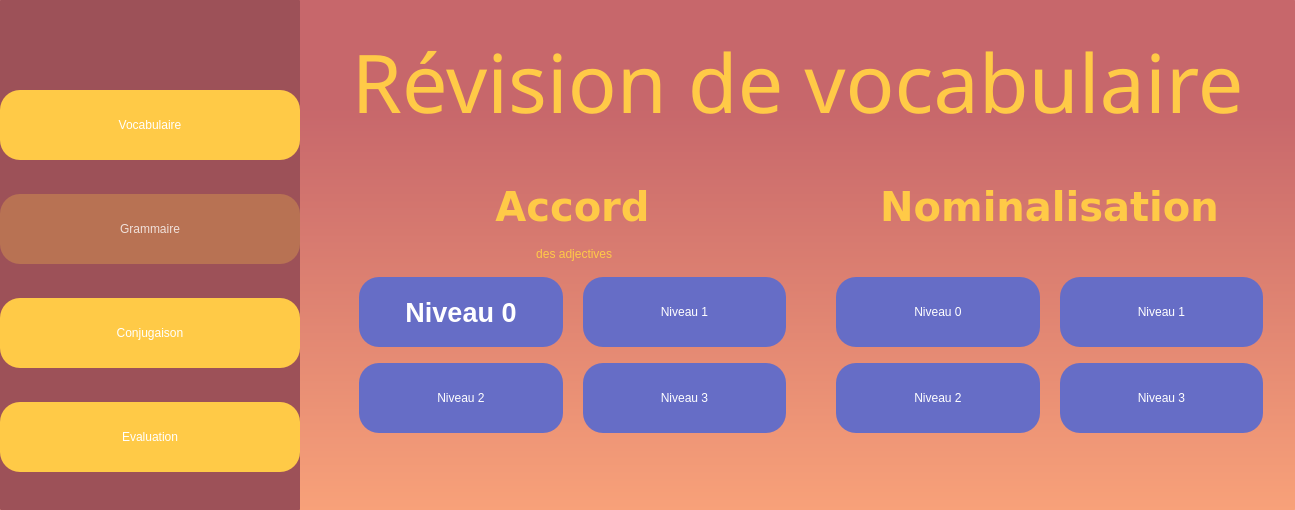
<?xml version="1.0" encoding="UTF-8"?>
<ui version="4.0">
 <class>MainWindow</class>
 <widget class="QMainWindow" name="MainWindow">
  <property name="geometry">
   <rect>
    <x>0</x>
    <y>0</y>
    <width>1295</width>
    <height>510</height>
   </rect>
  </property>
  <property name="windowTitle">
   <string>MainWindow</string>
  </property>
  <property name="styleSheet">
   <string notr="true">border-radius: 1px</string>
  </property>
  <widget class="QWidget" name="centralwidget">
   <property name="styleSheet">
    <string notr="true">background-color: qlineargradient(spread:pad, x1:1, y1:0.21, x2:1, y2:1, stop:0 rgba(199, 103, 107, 255), stop:1 rgba(248, 161, 121, 255));</string>
   </property>
   <layout class="QGridLayout" name="gridLayout_4">
    <property name="leftMargin">
     <number>0</number>
    </property>
    <property name="topMargin">
     <number>0</number>
    </property>
    <property name="rightMargin">
     <number>0</number>
    </property>
    <property name="bottomMargin">
     <number>0</number>
    </property>
    <property name="spacing">
     <number>0</number>
    </property>
    <item row="0" column="0">
     <widget class="QFrame" name="side_menu">
      <property name="minimumSize">
       <size>
        <width>0</width>
        <height>0</height>
       </size>
      </property>
      <property name="maximumSize">
       <size>
        <width>300</width>
        <height>16777215</height>
       </size>
      </property>
      <property name="layoutDirection">
       <enum>Qt::LeftToRight</enum>
      </property>
      <property name="styleSheet">
       <string notr="true">background-color: rgb(157, 81, 88);</string>
      </property>
      <property name="frameShape">
       <enum>QFrame::StyledPanel</enum>
      </property>
      <property name="frameShadow">
       <enum>QFrame::Raised</enum>
      </property>
      <layout class="QGridLayout" name="gridLayout">
       <property name="leftMargin">
        <number>0</number>
       </property>
       <property name="topMargin">
        <number>0</number>
       </property>
       <property name="rightMargin">
        <number>0</number>
       </property>
       <property name="bottomMargin">
        <number>0</number>
       </property>
       <property name="spacing">
        <number>0</number>
       </property>
       <item row="6" column="0">
        <widget class="QToolButton" name="btn_to_eval">
         <property name="maximumSize">
          <size>
           <width>500</width>
           <height>70</height>
          </size>
         </property>
         <property name="cursor">
          <cursorShape>PointingHandCursor</cursorShape>
         </property>
         <property name="styleSheet">
          <string notr="true">background-color: rgb(255, 202, 71);
border-radius: 20px;
color: white;
font: 700 22pt &quot;Segoe UI Variable Display&quot;;</string>
         </property>
         <property name="text">
          <string>Evaluation</string>
         </property>
        </widget>
       </item>
       <item row="2" column="0">
        <widget class="QToolButton" name="btn_to_vocab">
         <property name="enabled">
          <bool>true</bool>
         </property>
         <property name="sizePolicy">
          <sizepolicy hsizetype="Preferred" vsizetype="Maximum">
           <horstretch>0</horstretch>
           <verstretch>0</verstretch>
          </sizepolicy>
         </property>
         <property name="maximumSize">
          <size>
           <width>500</width>
           <height>70</height>
          </size>
         </property>
         <property name="cursor">
          <cursorShape>PointingHandCursor</cursorShape>
         </property>
         <property name="layoutDirection">
          <enum>Qt::LeftToRight</enum>
         </property>
         <property name="styleSheet">
          <string notr="true">background-color: rgb(255, 202, 71);
border-radius: 20px;
color: white;
font: 700 22pt &quot;Segoe UI Variable Display&quot;;</string>
         </property>
         <property name="text">
          <string>Vocabulaire</string>
         </property>
        </widget>
       </item>
       <item row="5" column="0">
        <widget class="QToolButton" name="btn_to_conj">
         <property name="maximumSize">
          <size>
           <width>500</width>
           <height>70</height>
          </size>
         </property>
         <property name="cursor">
          <cursorShape>PointingHandCursor</cursorShape>
         </property>
         <property name="styleSheet">
          <string notr="true">background-color: rgb(255, 202, 71);
border-radius: 20px;
color: white;
font: 700 22pt &quot;Segoe UI Variable Display&quot;;</string>
         </property>
         <property name="text">
          <string>Conjugaison</string>
         </property>
        </widget>
       </item>
       <item row="3" column="0">
        <widget class="QToolButton" name="toolButton_2">
         <property name="enabled">
          <bool>false</bool>
         </property>
         <property name="maximumSize">
          <size>
           <width>500</width>
           <height>70</height>
          </size>
         </property>
         <property name="cursor">
          <cursorShape>PointingHandCursor</cursorShape>
         </property>
         <property name="styleSheet">
          <string notr="true">background-color: rgba(255, 202, 71,70);
border-radius: 20px;
color: rgba(255,255,255,200);
font: 700 22pt &quot;Segoe UI Variable Display&quot;;</string>
         </property>
         <property name="text">
          <string>Grammaire</string>
         </property>
        </widget>
       </item>
       <item row="1" column="0">
        <spacer name="verticalSpacer">
         <property name="orientation">
          <enum>Qt::Vertical</enum>
         </property>
         <property name="sizeType">
          <enum>QSizePolicy::Fixed</enum>
         </property>
         <property name="sizeHint" stdset="0">
          <size>
           <width>41</width>
           <height>56</height>
          </size>
         </property>
        </spacer>
       </item>
      </layout>
     </widget>
    </item>
    <item row="0" column="1">
     <widget class="QWidget" name="main_menu" native="true">
      <layout class="QGridLayout" name="gridLayout_5">
       <property name="topMargin">
        <number>26</number>
       </property>
       <item row="0" column="0">
        <widget class="QFrame" name="title_frame">
         <property name="maximumSize">
          <size>
           <width>16777215</width>
           <height>200</height>
          </size>
         </property>
         <property name="styleSheet">
          <string notr="true">background-color: rgba(255, 255, 255,0);</string>
         </property>
         <property name="frameShape">
          <enum>QFrame::StyledPanel</enum>
         </property>
         <property name="frameShadow">
          <enum>QFrame::Raised</enum>
         </property>
         <layout class="QGridLayout" name="gridLayout_2">
          <property name="leftMargin">
           <number>0</number>
          </property>
          <property name="topMargin">
           <number>0</number>
          </property>
          <property name="rightMargin">
           <number>0</number>
          </property>
          <property name="bottomMargin">
           <number>0</number>
          </property>
          <property name="spacing">
           <number>0</number>
          </property>
          <item row="0" column="0">
           <widget class="QLabel" name="label">
            <property name="font">
             <font>
              <family>Sitka Heading Semibold</family>
              <pointsize>61</pointsize>
             </font>
            </property>
            <property name="styleSheet">
             <string notr="true">color:rgb(255, 202, 71);
background-color: rgba(255, 255, 255,0);</string>
            </property>
            <property name="text">
             <string>Révision de vocabulaire</string>
            </property>
            <property name="alignment">
             <set>Qt::AlignCenter</set>
            </property>
           </widget>
          </item>
         </layout>
        </widget>
       </item>
       <item row="1" column="0">
        <widget class="QFrame" name="content_frame">
         <property name="styleSheet">
          <string notr="true">background-color: rgba(255, 255, 255,0);</string>
         </property>
         <property name="frameShape">
          <enum>QFrame::StyledPanel</enum>
         </property>
         <property name="frameShadow">
          <enum>QFrame::Raised</enum>
         </property>
         <layout class="QGridLayout" name="gridLayout_3">
          <property name="sizeConstraint">
           <enum>QLayout::SetDefaultConstraint</enum>
          </property>
          <property name="leftMargin">
           <number>50</number>
          </property>
          <property name="topMargin">
           <number>40</number>
          </property>
          <property name="rightMargin">
           <number>23</number>
          </property>
          <property name="bottomMargin">
           <number>0</number>
          </property>
          <property name="horizontalSpacing">
           <number>20</number>
          </property>
          <property name="verticalSpacing">
           <number>16</number>
          </property>
          <item row="3" column="0">
           <widget class="QPushButton" name="btn_acc_lvl0">
            <property name="minimumSize">
             <size>
              <width>0</width>
              <height>70</height>
             </size>
            </property>
            <property name="maximumSize">
             <size>
              <width>16777215</width>
              <height>16777215</height>
             </size>
            </property>
            <property name="font">
             <font>
              <family>Tahoma</family>
              <pointsize>20</pointsize>
              <italic>false</italic>
              <bold>true</bold>
             </font>
            </property>
            <property name="cursor">
             <cursorShape>PointingHandCursor</cursorShape>
            </property>
            <property name="styleSheet">
             <string notr="true">border-radius:20px;
background-color:rgb(102, 109, 198); 
font: 700 20pt &quot;Tahoma&quot;;
color: rgb(255, 255, 255);

</string>
            </property>
            <property name="text">
             <string>Niveau 0</string>
            </property>
           </widget>
          </item>
          <item row="3" column="1">
           <widget class="QPushButton" name="btn_acc_lvl1">
            <property name="minimumSize">
             <size>
              <width>0</width>
              <height>70</height>
             </size>
            </property>
            <property name="maximumSize">
             <size>
              <width>16777215</width>
              <height>16777215</height>
             </size>
            </property>
            <property name="cursor">
             <cursorShape>PointingHandCursor</cursorShape>
            </property>
            <property name="styleSheet">
             <string notr="true">border-radius:20px;
background-color:rgb(102, 109, 198); 
font: 700 20pt &quot;Tahoma&quot;;
color: rgb(255, 255, 255);
</string>
            </property>
            <property name="text">
             <string>Niveau 1</string>
            </property>
           </widget>
          </item>
          <item row="1" column="0" colspan="2">
           <widget class="QLabel" name="label_2">
            <property name="minimumSize">
             <size>
              <width>0</width>
              <height>0</height>
             </size>
            </property>
            <property name="maximumSize">
             <size>
              <width>16777215</width>
              <height>60</height>
             </size>
            </property>
            <property name="font">
             <font>
              <family>Verdana</family>
              <pointsize>30</pointsize>
              <italic>false</italic>
              <bold>true</bold>
             </font>
            </property>
            <property name="styleSheet">
             <string notr="true">color:rgb(255, 202, 71);

background-color: rgba(255, 255, 255,0);
font: 700 30pt &quot;Verdana&quot;;</string>
            </property>
            <property name="text">
             <string>Accord</string>
            </property>
            <property name="alignment">
             <set>Qt::AlignCenter</set>
            </property>
           </widget>
          </item>
          <item row="4" column="2">
           <spacer name="horizontalSpacer">
            <property name="orientation">
             <enum>Qt::Horizontal</enum>
            </property>
            <property name="sizeType">
             <enum>QSizePolicy::Ignored</enum>
            </property>
            <property name="sizeHint" stdset="0">
             <size>
              <width>30</width>
              <height>20</height>
             </size>
            </property>
           </spacer>
          </item>
          <item row="4" column="1">
           <widget class="QPushButton" name="btn_acc_lvl3">
            <property name="minimumSize">
             <size>
              <width>0</width>
              <height>70</height>
             </size>
            </property>
            <property name="maximumSize">
             <size>
              <width>16777215</width>
              <height>16777215</height>
             </size>
            </property>
            <property name="cursor">
             <cursorShape>PointingHandCursor</cursorShape>
            </property>
            <property name="styleSheet">
             <string notr="true">border-radius:20px;
background-color:rgb(102, 109, 198); 
font: 700 20pt &quot;Tahoma&quot;;
color: rgb(255, 255, 255);
</string>
            </property>
            <property name="text">
             <string>Niveau 3</string>
            </property>
           </widget>
          </item>
          <item row="3" column="4">
           <widget class="QPushButton" name="btn_nom_lvl1">
            <property name="minimumSize">
             <size>
              <width>0</width>
              <height>70</height>
             </size>
            </property>
            <property name="maximumSize">
             <size>
              <width>16777215</width>
              <height>16777215</height>
             </size>
            </property>
            <property name="cursor">
             <cursorShape>PointingHandCursor</cursorShape>
            </property>
            <property name="styleSheet">
             <string notr="true">border-radius:20px;
background-color:rgb(102, 109, 198); 
font: 700 20pt &quot;Tahoma&quot;;
color: rgb(255, 255, 255);
</string>
            </property>
            <property name="text">
             <string>Niveau 1</string>
            </property>
           </widget>
          </item>
          <item row="4" column="4">
           <widget class="QPushButton" name="btn_nom_lvl3">
            <property name="minimumSize">
             <size>
              <width>0</width>
              <height>70</height>
             </size>
            </property>
            <property name="maximumSize">
             <size>
              <width>16777215</width>
              <height>16777215</height>
             </size>
            </property>
            <property name="cursor">
             <cursorShape>PointingHandCursor</cursorShape>
            </property>
            <property name="styleSheet">
             <string notr="true">border-radius:20px;
background-color:rgb(102, 109, 198); 
font: 700 20pt &quot;Tahoma&quot;;
color: rgb(255, 255, 255);
</string>
            </property>
            <property name="text">
             <string>Niveau 3</string>
            </property>
           </widget>
          </item>
          <item row="4" column="3">
           <widget class="QPushButton" name="btn_nom_lvl2">
            <property name="minimumSize">
             <size>
              <width>0</width>
              <height>70</height>
             </size>
            </property>
            <property name="maximumSize">
             <size>
              <width>16777215</width>
              <height>16777215</height>
             </size>
            </property>
            <property name="cursor">
             <cursorShape>PointingHandCursor</cursorShape>
            </property>
            <property name="styleSheet">
             <string notr="true">border-radius:20px;
background-color:rgb(102, 109, 198); 
font: 700 20pt &quot;Tahoma&quot;;
color: rgb(255, 255, 255);
</string>
            </property>
            <property name="text">
             <string>Niveau 2</string>
            </property>
           </widget>
          </item>
          <item row="3" column="3">
           <widget class="QPushButton" name="btn_nom_lvl0">
            <property name="minimumSize">
             <size>
              <width>0</width>
              <height>70</height>
             </size>
            </property>
            <property name="maximumSize">
             <size>
              <width>16777215</width>
              <height>16777215</height>
             </size>
            </property>
            <property name="cursor">
             <cursorShape>PointingHandCursor</cursorShape>
            </property>
            <property name="styleSheet">
             <string notr="true">border-radius:20px;
background-color:rgb(102, 109, 198); 
font: 700 20pt &quot;Tahoma&quot;;
color: rgb(255, 255, 255);
</string>
            </property>
            <property name="text">
             <string>Niveau 0</string>
            </property>
           </widget>
          </item>
          <item row="1" column="3" colspan="2">
           <widget class="QLabel" name="label_3">
            <property name="maximumSize">
             <size>
              <width>16777215</width>
              <height>60</height>
             </size>
            </property>
            <property name="font">
             <font>
              <family>Verdana</family>
              <pointsize>30</pointsize>
              <italic>false</italic>
              <bold>true</bold>
             </font>
            </property>
            <property name="styleSheet">
             <string notr="true">color:rgb(255, 202, 71);
background-color: rgba(255, 255, 255,0);
font: 700 30pt &quot;Verdana&quot;;</string>
            </property>
            <property name="text">
             <string>Nominalisation</string>
            </property>
            <property name="alignment">
             <set>Qt::AlignCenter</set>
            </property>
           </widget>
          </item>
          <item row="5" column="2">
           <spacer name="verticalSpacer_2">
            <property name="orientation">
             <enum>Qt::Vertical</enum>
            </property>
            <property name="sizeType">
             <enum>QSizePolicy::Maximum</enum>
            </property>
            <property name="sizeHint" stdset="0">
             <size>
              <width>20</width>
              <height>150</height>
             </size>
            </property>
           </spacer>
          </item>
          <item row="2" column="0" colspan="2">
           <widget class="QLabel" name="label_4">
            <property name="maximumSize">
             <size>
              <width>16777215</width>
              <height>60</height>
             </size>
            </property>
            <property name="styleSheet">
             <string notr="true">color:rgb(255, 202, 71);

background-color: rgba(255, 255, 255,0);
font: 700 30pt &quot;Verdana&quot;;</string>
            </property>
            <property name="text">
             <string> des adjectives</string>
            </property>
            <property name="alignment">
             <set>Qt::AlignCenter</set>
            </property>
           </widget>
          </item>
          <item row="4" column="0">
           <widget class="QPushButton" name="btn_acc_lvl2">
            <property name="minimumSize">
             <size>
              <width>0</width>
              <height>70</height>
             </size>
            </property>
            <property name="maximumSize">
             <size>
              <width>16777215</width>
              <height>16777215</height>
             </size>
            </property>
            <property name="cursor">
             <cursorShape>PointingHandCursor</cursorShape>
            </property>
            <property name="styleSheet">
             <string notr="true">border-radius:20px;
background-color:rgb(102, 109, 198); 
font: 700 20pt &quot;Tahoma&quot;;
color: rgb(255, 255, 255);
</string>
            </property>
            <property name="text">
             <string>Niveau 2</string>
            </property>
           </widget>
          </item>
         </layout>
        </widget>
       </item>
      </layout>
     </widget>
    </item>
   </layout>
  </widget>
 </widget>
 <resources/>
 <connections/>
</ui>
